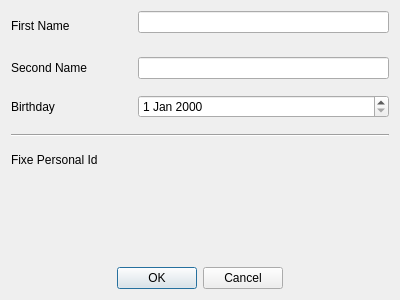
<?xml version="1.0" encoding="UTF-8"?>
<ui version="4.0">
 <class>AddUsers</class>
 <widget class="QDialog" name="AddUsers">
  <property name="windowModality">
   <enum>Qt::WindowModality::NonModal</enum>
  </property>
  <property name="geometry">
   <rect>
    <x>0</x>
    <y>0</y>
    <width>400</width>
    <height>300</height>
   </rect>
  </property>
  <property name="minimumSize">
   <size>
    <width>400</width>
    <height>300</height>
   </size>
  </property>
  <property name="maximumSize">
   <size>
    <width>400</width>
    <height>300</height>
   </size>
  </property>
  <property name="windowTitle">
   <string>Dialog</string>
  </property>
  <property name="toolTipDuration">
   <number>-1</number>
  </property>
  <layout class="QVBoxLayout" name="verticalLayout">
   <property name="spacing">
    <number>11</number>
   </property>
   <property name="topMargin">
    <number>11</number>
   </property>
   <property name="rightMargin">
    <number>11</number>
   </property>
   <property name="bottomMargin">
    <number>11</number>
   </property>
   <item>
    <layout class="QFormLayout" name="formLayout_2">
     <property name="horizontalSpacing">
      <number>40</number>
     </property>
     <property name="verticalSpacing">
      <number>16</number>
     </property>
     <item row="0" column="0">
      <widget class="QLabel" name="label">
       <property name="minimumSize">
        <size>
         <width>80</width>
         <height>30</height>
        </size>
       </property>
       <property name="text">
        <string>First Name</string>
       </property>
      </widget>
     </item>
     <item row="0" column="1">
      <widget class="QLineEdit" name="lineEdit"/>
     </item>
     <item row="1" column="0">
      <widget class="QLabel" name="label_2">
       <property name="text">
        <string>Second Name</string>
       </property>
      </widget>
     </item>
     <item row="1" column="1">
      <widget class="QLineEdit" name="lineEdit_2"/>
     </item>
     <item row="2" column="0">
      <widget class="QLabel" name="label_3">
       <property name="text">
        <string>Birthday</string>
       </property>
      </widget>
     </item>
     <item row="2" column="1">
      <widget class="QDateEdit" name="dateEdit"/>
     </item>
     <item row="3" column="0" colspan="2">
      <widget class="Line" name="line">
       <property name="orientation">
        <enum>Qt::Orientation::Horizontal</enum>
       </property>
      </widget>
     </item>
     <item row="4" column="0">
      <widget class="QLabel" name="label_4">
       <property name="text">
        <string>Fixe Personal Id</string>
       </property>
      </widget>
     </item>
     <item row="4" column="1">
      <widget class="QLabel" name="LabeById">
       <property name="text">
        <string/>
       </property>
      </widget>
     </item>
    </layout>
   </item>
   <item>
    <widget class="QDialogButtonBox" name="buttonBox">
     <property name="orientation">
      <enum>Qt::Orientation::Horizontal</enum>
     </property>
     <property name="standardButtons">
      <set>QDialogButtonBox::StandardButton::Cancel|QDialogButtonBox::StandardButton::Ok</set>
     </property>
     <property name="centerButtons">
      <bool>true</bool>
     </property>
    </widget>
   </item>
  </layout>
 </widget>
 <resources/>
 <connections>
  <connection>
   <sender>buttonBox</sender>
   <signal>accepted()</signal>
   <receiver>AddUsers</receiver>
   <slot>accept()</slot>
   <hints>
    <hint type="sourcelabel">
     <x>177</x>
     <y>279</y>
    </hint>
    <hint type="destinationlabel">
     <x>157</x>
     <y>274</y>
    </hint>
   </hints>
  </connection>
  <connection>
   <sender>buttonBox</sender>
   <signal>rejected()</signal>
   <receiver>AddUsers</receiver>
   <slot>reject()</slot>
   <hints>
    <hint type="sourcelabel">
     <x>177</x>
     <y>285</y>
    </hint>
    <hint type="destinationlabel">
     <x>286</x>
     <y>274</y>
    </hint>
   </hints>
  </connection>
 </connections>
</ui>
